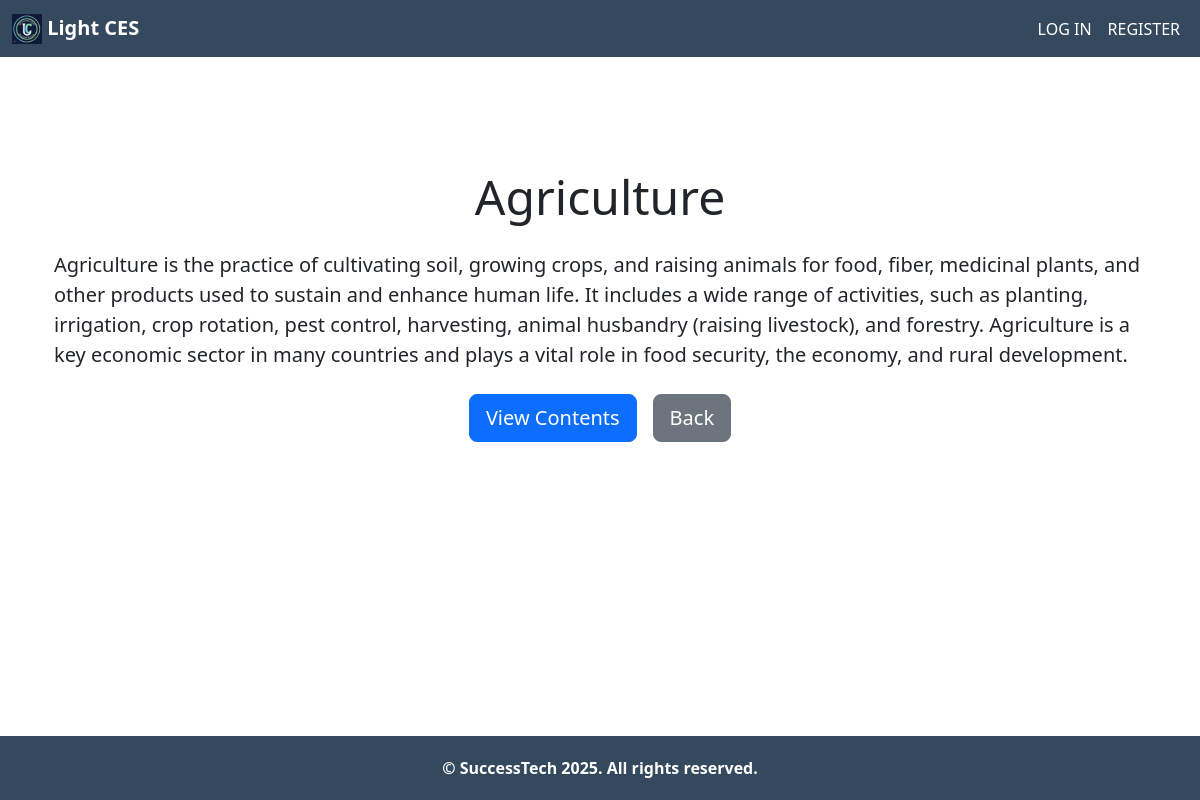
Page /courses/courses/6/ on the committed database.
### courses/models.py (models this page shows, shortened)
class Course(models.Model):
    title = models.CharField(max_length=100)
    description = models.TextField()
    staff = models.ForeignKey(User, on_delete=models.SET_NULL, null=True)
    created_at = models.DateTimeField(auto_now_add=True)

### courses/views.py (the view)
# urls.py: path('courses/<int:course_id>/', views.course_detail, name='course_detail'),  # Detail view
def course_detail(request, course_id):
    course = get_object_or_404(Course, id=course_id)
    return render(request, "courses/course_detail.html", {"course": course})

### courses/templates/courses/course_detail.html
{% extends 'main/base.html' %}
{% block content %}
<div class="container py-5">
    <div class="text-center mb-4">
        <h1 class="display-5">{{ course.title|title }}</h1>
    </div>
    <div class="mb-4">
        <p class="lead">{{ course.description }}</p>
    </div>
    <div class="d-flex justify-content-center gap-3">
        <a href="{% url 'main:contents:course_contents' course.id %}" class="btn btn-primary btn-lg">
            View Contents
        </a>
        <a href="{% url 'main:courses:courses' %}" class="btn btn-secondary btn-lg">
            Back
        </a>
    </div>
</div>
{% endblock %}

### static/css/styles.css (style rules this page uses)
html, body { height: 100%; margin: 0; display: flex; flex-direction: column; padding-top: 60px; }
.container { flex: 1; padding-bottom: 30px; }

### rows in the picture
Course: title "Agriculture", description "Agriculture is the practice of cultivating soil, growing crops, and raising animals for food, fiber, medicinal plants, and other products used to sustain and enhance human life. It includes a wide range of activities, such as planting, irrigation, crop rotation, pest control, harvesting, animal husbandry (raising livestock), and forestry. Agriculture is a key economic sector in many countries and plays a vital role in food security, the economy, and rural development."
